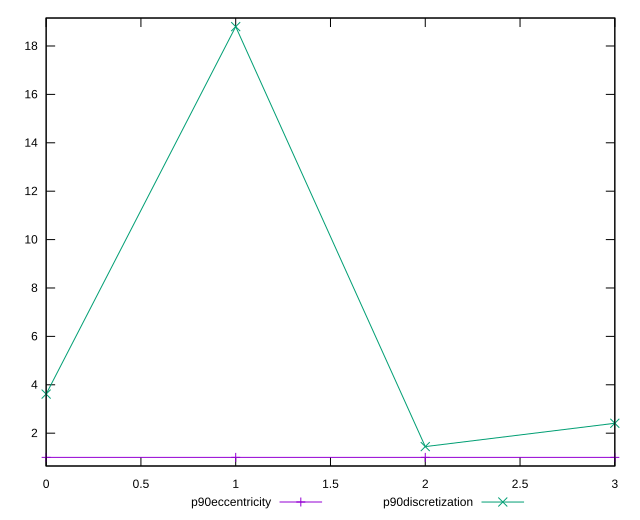

Recreate this plot in gnuplot.
reset

$p90Eccentricity <<EOF
0 0.9999999999999997
1 1.0000000000000024
2 1.0000000000000004
3 1.0000000000000004
EOF

$p90Discretization <<EOF
0 3.6153846153846154
1 18.8
2 1.4461538461538461
3 2.41025641025641
EOF

set key outside below
set xrange [0:3]
set yrange [0.6439999999999997:19.156000000000002]
set trange [0.6439999999999997:19.156000000000002]
set terminal svg size 640, 520 enhanced background rgb 'white'
set output "reports/report_00031_2021-02-24T23-18-18.084Z/total-byte-weight/progression/eccentricity.svg"

plot $p90Eccentricity title "p90eccentricity" with linespoints, \
     $p90Discretization title "p90discretization" with linespoints

reset
